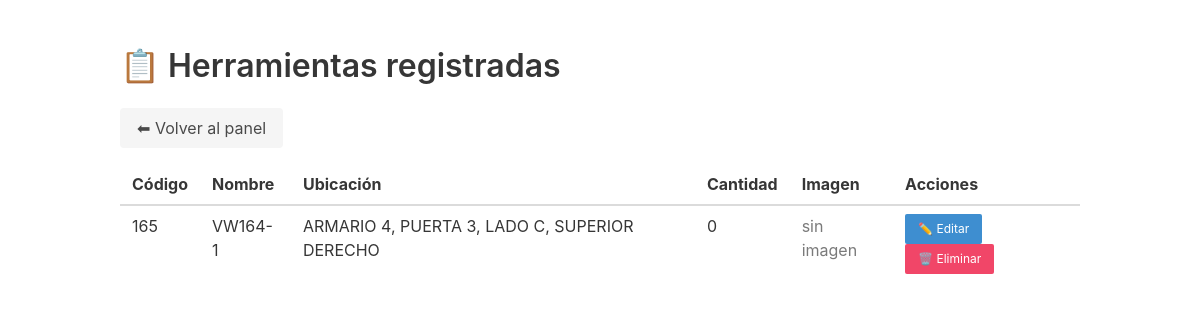
Page /listar_herramientas3.php?buscar=VW164-1 (signed in) on the earlier database version.
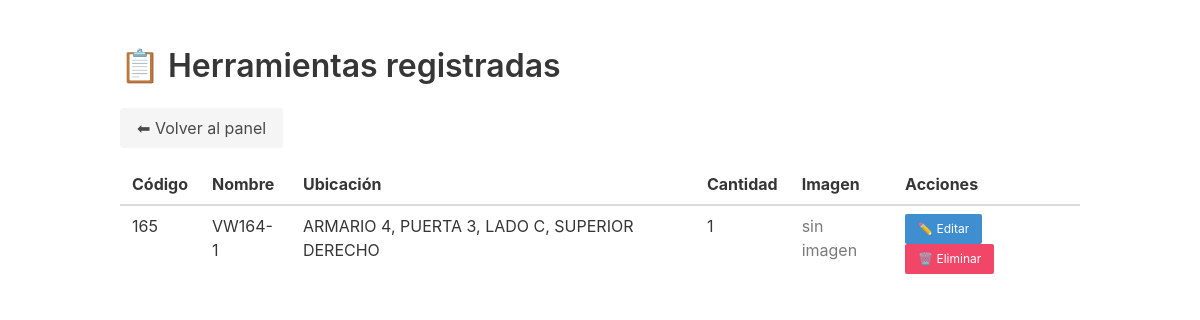
Same page on the later database version.
### tables this page shows
CREATE TABLE `herramientas` (
  `id` int(11) NOT NULL AUTO_INCREMENT,
  `codigo` varchar(50) DEFAULT NULL,
  `nombre` varchar(100) NOT NULL,
  `imagen` varchar(255) DEFAULT NULL,
  `ubicacion` varchar(100) NOT NULL,
  `cantidad` int(11) NOT NULL DEFAULT 1,
  PRIMARY KEY (`id`)
);

### listar_herramientas3.php (the view, shortened to what this page needs)
<?php
include 'includes/conexion.php';
$buscar = isset($_GET['buscar']) ? $conexion->real_escape_string($_GET['buscar']) : '';
$where = "1";
if ($buscar) {
    $where .= " AND (nombre LIKE '%$buscar%' OR codigo LIKE '%$buscar%')";
}
$sql = "SELECT * FROM herramientas
        WHERE $where
        ORDER BY
            CASE
                WHEN codigo REGEXP '^[0-9]+$' THEN 0
                ELSE 1
            END,
            CAST(codigo AS UNSIGNED)";
$herramientas = $conexion->query($sql);
?>
<!DOCTYPE html>
<html lang="es">
<head>
    <link rel="stylesheet" href="https://cdn.jsdelivr.net/npm/bulma@0.9.4/css/bulma.min.css">
</head>
<body>
<section class="section">
    <div class="container">
        <h1 class="title is-3">📋 Herramientas registradas</h1>
        <a href="dashboard.php" class="button is-light mb-4">⬅ Volver al panel</a>
        <table class="table is-striped is-fullwidth">
            <thead>
                <tr>
                    <th>Código</th>
                    <th>Nombre</th>
                    <th>Ubicación</th>
                    <th>Cantidad</th>
                    <th>Imagen</th>
                    <th>Acciones</th>
                </tr>
            </thead>
            <tbody id="tabla-herramientas">
                <?php while ($h = $herramientas->fetch_assoc()): ?>
                    <tr>
                        <td><?= htmlspecialchars($h['codigo'] ?: '—') ?></td>
                        <td><?= htmlspecialchars($h['nombre']) ?></td>
                        <td><?= htmlspecialchars($h['ubicacion']) ?></td>
                        <td><?= intval($h['cantidad']) ?></td>
                        <td>
                            <?php if ($h['imagen']): ?>
                                <img src="<?= htmlspecialchars($h['imagen']) ?>" alt="Imagen" width="60">
                            <?php else: ?>
                                <span class="has-text-grey">sin imagen</span>
                            <?php endif; ?>
                        </td>
                        <td>
                            <a href="editar_herramienta.php?id=<?= $h['id'] ?>" class="button is-small is-info">✏️ Editar</a>
                            <a href="eliminar_herramienta.php?id=<?= $h['id'] ?>" class="button is-small is-danger" onclick="return confirm('¿Seguro que querés eliminar esta herramienta?')">🗑️ Eliminar</a>
                        </td>
                    </tr>
                <?php endwhile; ?>
            </tbody>
        </table>
    </div>
</section>
</body>
</html>

Differences in the rows shown:
changed herramientas "VW164-1": cantidad "0" → "1"
